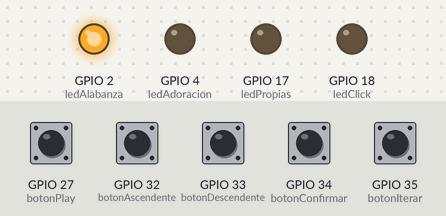
A sketch run on a simulated ESP32. Parts: output pins drawn as LEDs (lit = HIGH). The inputs (shaded band) are chosen by the test bench; at power-on: GPIO 27 (botonPlay), GPIO 32 (botonAscendente), GPIO 33 (botonDescendente), GPIO 34 (botonConfirmar), GPIO 35 (botonIterar) LOW. What the sketch prints to the serial monitor is not drawn.

Above: at 1.2 s.
1.3 s: GPIO 35 (botonIterar) pulled HIGH for 3.2 s
At 3.7 s:
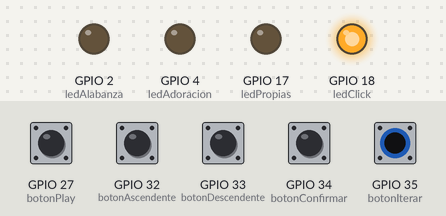
At 5.8 s:
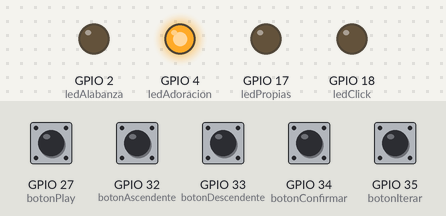
6.1 s: GPIO 27 (botonPlay) pulled HIGH for 0.15 s
7.7 s: GPIO 32 (botonAscendente) pulled HIGH for 0.15 s
9.3 s: GPIO 33 (botonDescendente) pulled HIGH for 0.15 s
10.9 s: GPIO 34 (botonConfirmar) pulled HIGH for 0.15 s
12.5 s: GPIO 27 (botonPlay) pulled HIGH for 1 s
Timing chart, 0 to 15.5 s (numbered marks = the images above; inputs shaded):
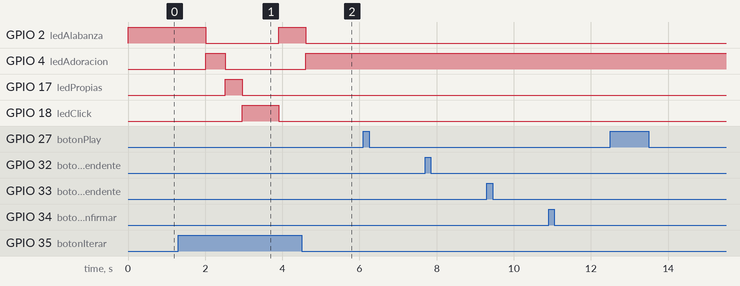

Measured:
- after the input at 1.3 s, GPIO 2 (ledAlabanza): HIGH → LOW after 0.71 s, → HIGH 1.9 s later, → LOW 0.70 s later; GPIO 4 (ledAdoracion): LOW → HIGH after 0.71 s, → LOW 0.51 s later, → HIGH 2.1 s later; GPIO 17 (ledPropias): LOW → HIGH after 1.2 s, → LOW 0.44 s later; GPIO 18 (ledClick): LOW → HIGH after 1.7 s, → LOW 0.95 s later
- after the input at 6.1 s, every drawn part: stays the same
- after the input at 7.7 s, every drawn part: stays the same
- after the input at 9.3 s, every drawn part: stays the same
- after the input at 10.9 s, every drawn part: stays the same
- after the input at 12.5 s, every drawn part: stays the same

The sketch:

index.ino
```cpp
#define botonIterar 35
#define botonConfirmar 34
#define botonAscendente 32
#define botonDescendente 33
#define botonPlay 27

#define ledAlabanza 2
#define ledAdoracion 4
#define ledPropias 17
#define ledClick 18

#define minAlabanza 1
#define maxAlabanza 35
#define minAdoracion ( maxAlabanza + 1 )
#define maxAdoracion ( minAdoracion + 15 )
#define minPropias ( maxAdoracion + 1 )
#define maxPropias ( minPropias + 8)
#define click ( maxPropias + 1 )

byte controlSeccion;
byte escenaFila;

bool estadoClick = false;
bool estadoEscena = false;
bool estadoPlay = false;

void setup(){
    Serial.begin(115200);

    pinMode(botonIterar, INPUT);
    pinMode(botonConfirmar, INPUT);
    pinMode(botonAscendente, INPUT);
    pinMode(botonDescendente, INPUT);

    pinMode(ledAlabanza, OUTPUT);
    pinMode(ledAdoracion, OUTPUT);
    pinMode(ledPropias, OUTPUT);
    pinMode(ledClick, OUTPUT);
}

void loop(){
    controlSeccion = columnaIterador(controlSeccion);

    switch (controlSeccion)
    {
        case 1:{
            digitalWrite(ledAlabanza, HIGH);
            apagarLEDS(controlSeccion);
            limitesSeccion(controlSeccion);
            break;
        }
        case 2:{
            digitalWrite(ledAdoracion, HIGH);
            apagarLEDS(controlSeccion);
            limitesSeccion(controlSeccion);
            break;
        }
        case 3:{
            digitalWrite(ledPropias, HIGH);
            apagarLEDS(controlSeccion);
            limitesSeccion(controlSeccion);
            break;
        }
        case 4:{
            digitalWrite(ledClick, HIGH);
            apagarLEDS(controlSeccion);
            limitesSeccion(controlSeccion);
            break;
        }
        case 5:{
            digitalWrite(ledAlabanza, HIGH);
            apagarLEDS(controlSeccion);
            limitesSeccion(controlSeccion);
            break;
        }
        default:{
            break;
        }
    }
}

byte columnaIterador(byte iteradorColumna){
    if(iteradorColumna < 1 || iteradorColumna > 4){
        iteradorColumna = 1;
    }

    if(digitalRead(botonIterar) == HIGH){
        iteradorColumna++;
        byte pasosMover;
        delay(350);

        if(iteradorColumna == 1 || iteradorColumna == 5){
            pasosMover = restaEscena(iteradorColumna);
            pasosEscenaArriba(pasosMover);
            escenaFila = minAlabanza;
        }
        else if(iteradorColumna == 2){
            pasosMover = restaEscena(iteradorColumna);
            pasosEscenaBajo(pasosMover);
            escenaFila = minAdoracion;
        }
        else if(iteradorColumna == 3){
            pasosMover = restaEscena(iteradorColumna);
            pasosEscenaBajo(pasosMover);
            escenaFila = minPropias;
        }
        else if(iteradorColumna == 4){
            pasosMover = restaEscena(iteradorColumna);
            pasosEscenaBajo(pasosMover);
            escenaFila = click;
        }
    }

    return iteradorColumna;
}

void apagarLEDS(byte seleccion){
    if(seleccion == 1 || seleccion == 5){
        digitalWrite(ledAdoracion, LOW);
        digitalWrite(ledPropias, LOW);
        digitalWrite(ledClick, LOW);
    }
    else if(seleccion == 2){
        digitalWrite(ledAlabanza, LOW);
        digitalWrite(ledPropias, LOW);
        digitalWrite(ledClick, LOW);
    }
    else if(seleccion == 3){
        digitalWrite(ledAlabanza, LOW);
        digitalWrite(ledAdoracion, LOW);
        digitalWrite(ledClick, LOW);
    }
    else if(seleccion == 4){
        digitalWrite(ledAlabanza, LOW);
        digitalWrite(ledAdoracion, LOW);
        digitalWrite(ledPropias, LOW);
    }
}

void botonesEscena(){
    if (digitalRead(botonAscendente) == HIGH){
        Serial.write(144);
        Serial.write(1);
        Serial.write(100);

        delay(200);

        escenaFila++;
    }
    else if (digitalRead(botonDescendente) == HIGH){
        Serial.write(144);
        Serial.write(2);
        Serial.write(100);

        delay(200);

        escenaFila--;
    }
    else if(digitalRead(botonConfirmar) == HIGH){
        if (estadoEscena == false){
        Serial.write(144);
        Serial.write(3);
        Serial.write(100);

        delay(200);

        estadoEscena = true;
        estadoPlay = true;
        }
        else if (estadoEscena == true){
          Serial.write(144);
          Serial.write(4);
          Serial.write(100);

          delay(200);

          estadoEscena = false;
        }
    }
    else if (digitalRead(botonPlay) == HIGH){
        if (estadoPlay == false){
            Serial.write(144);
            Serial.write(5);
            Serial.write(100);

            delay(200);

            estadoPlay = true;
        }
        else if (estadoPlay == true){
            Serial.write(144);
            Serial.write(6);
            Serial.write(100);

            delay(200);

            estadoPlay = false;
        }
    }
}

void limitesSeccion(byte columnaSeleccionada){

    if(columnaSeleccionada == 1 || columnaSeleccionada == 5){
        if (escenaFila >= minAlabanza && escenaFila <= maxAlabanza){
            botonesEscena();
        }
        else if (escenaFila > maxAlabanza){
            controlSeccion = 2;
        }
    }
    else if(columnaSeleccionada == 2){
        if (escenaFila >= minAdoracion && escenaFila <= maxAdoracion){
            botonesEscena();
        }
        else if (escenaFila > maxAdoracion){
            controlSeccion = 3;
        }
        else if (escenaFila < maxAdoracion){
            controlSeccion = 1;
        }
    }
    else if(columnaSeleccionada == 3){
        if (escenaFila >= minPropias && escenaFila <= maxPropias){
            botonesEscena();
        }
        else if (escenaFila > maxPropias){
            controlSeccion = 1;
        }
        else if (escenaFila < maxPropias){
            controlSeccion = 2;
        }
    }
    else if(columnaSeleccionada == 4){
        if (escenaFila == click){
            botonesClick();
        }
    }
}

byte restaEscena(byte seccion){
    byte pasos;

    if(seccion == 1 || seccion == 5){
        pasos = click - 1;
    }
    else if(seccion == 2){
        pasos = minAdoracion - escenaFila;
    }
    else if(seccion == 3){
        pasos = minPropias - escenaFila;
    }
    else if(seccion == 4){
        pasos = click - escenaFila;
    }

    return pasos;
}

void pasosEscenaBajo(byte escenas){
    byte i;

    for(i = 0; i < escenas; i++){
        Serial.write(144);
        Serial.write(1);
        Serial.write(100);
        delay(10);
    }
}

void pasosEscenaArriba(byte escenas){
    byte i;

    for(i = 0; i < escenas; i++){
        Serial.write(144);
        Serial.write(2);
        Serial.write(100);
        delay(10);
    }
}

void botonesClick(){
    if (digitalRead(botonAscendente) == HIGH){
        Serial.write(176);
        Serial.write(14);
        Serial.write(1);

        delay(200);
    }
    else if (digitalRead(botonDescendente) == HIGH){
        Serial.write(176);
        Serial.write(14);
        Serial.write(127);

        delay(200);
    }
    else if(digitalRead(botonConfirmar) == HIGH){
        if (estadoClick == true){
            Serial.write(176);
            Serial.write(15);
            Serial.write(1);

            delay(200);

            estadoClick = false;
        }
      else if (estadoClick == false){
            Serial.write(176);
            Serial.write(15);
            Serial.write(127);

            delay(200);

            estadoClick = true;
      }
    }
}
```
